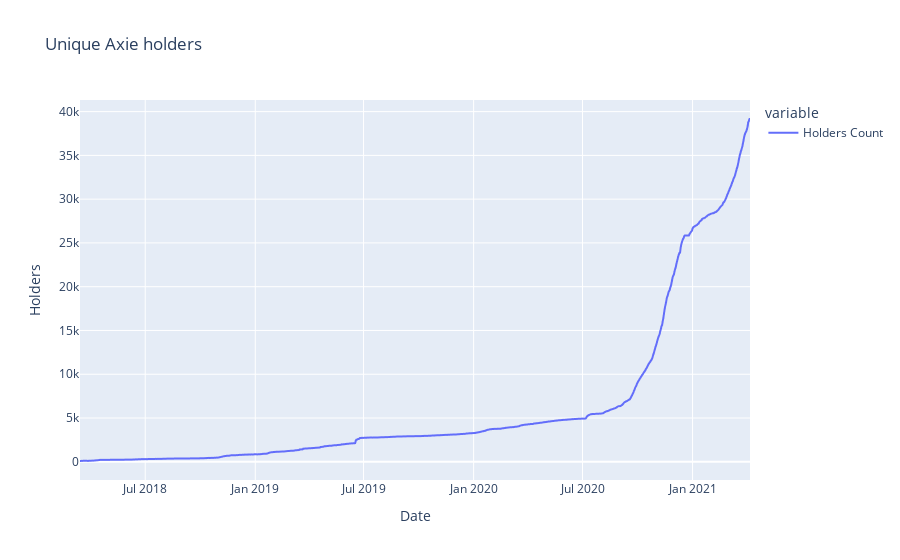

The cell this chart's notebook holds for it:
### Markdown cell above
### Unique Players/Owners

### Code cell
#axie holders are increasing exponentially

fig_holders = px.line(axie_holders_df,
    labels={"Date Parsed": "Date", "value": "Holders"},
    title= "Unique Axie holders",
    )
fig_holders.show()

### Figure 1 — Plotly figure (JSON) as saved in the notebook; plotly's stock layout.template omitted (floating-point values rounded to 4 significant figures; data arrays with more than 128 entries replaced by an {"elided": "..."} marker saying what was removed)
{"data": [{"hovertemplate": "variable=Holders Count<br>Date=%{x}<br>Holders=%{y}<extra></extra>", "legendgroup": "Holders Count", "line": {"color": "#636efa", "dash": "solid"}, "mode": "lines", "name": "Holders Count", "showlegend": true, "type": "scattergl", "x": {"elided": "1123 str values"}, "xaxis": "x", "y": {"elided": "1123 int values"}, "yaxis": "y"}], "layout": {"legend": {"title": {"text": "variable"}, "tracegroupgap": 0}, "title": {"text": "Unique Axie holders"}, "xaxis": {"anchor": "y", "domain": [0, 1], "title": {"text": "Date"}}, "yaxis": {"anchor": "x", "domain": [0, 1], "title": {"text": "Holders"}}}}
